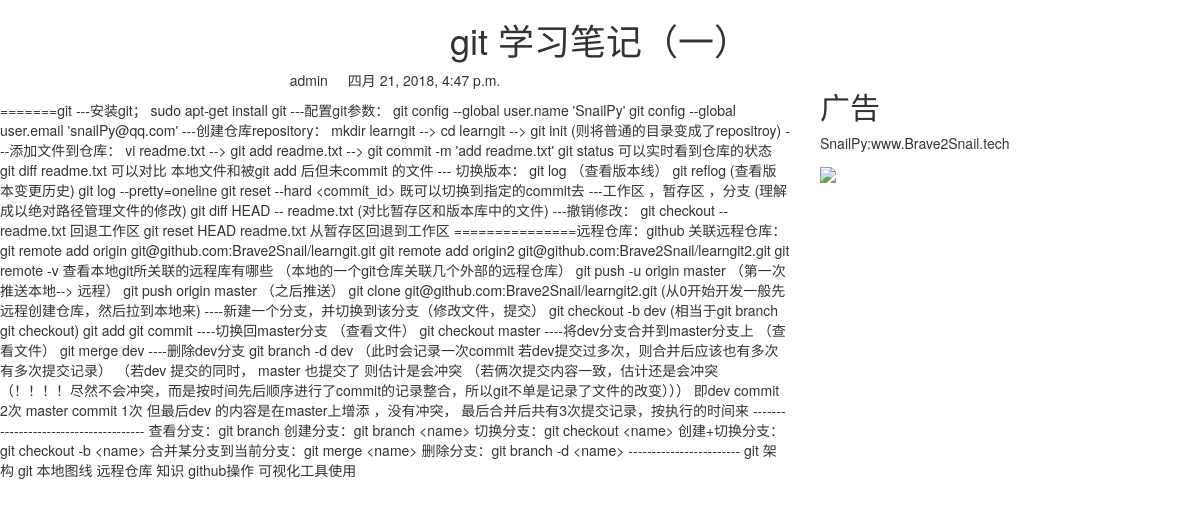
Page /blog/1/ on the committed database.
### blog/models.py (models this page shows, shortened)
class BlogArticles(models.Model):
	title = models.CharField(max_length=100)
	author = models.ForeignKey(User, related_name='blog_posts')
	body = models.TextField()
	publish = models.DateTimeField(default=timezone.now)
	class Meta:
		ordering = ('-publish',)

### blog/views.py (the view)
# urls.py: url(r'(?P<article_id>\d)/$', views.blog_article, name='blog_detail'),
def blog_article(request, article_id):
	article = get_object_or_404(BlogArticles, id=article_id)
	return render(request, 'blog/content.html', {'article':article})

### templates/blog/content.html (shortened to what this page needs)
{% extends 'base.html' %}
{% block content %}
<div class='row text-center vertical-middle-sm'>
	<h1>{{ article.title }}</h1>
</div>
<div class='row'>
	<div class='col-xs-6 col-md-8'>
		<p class='text-center'><span>{{ article.author.username }}</span><span style='margin-left:20px'>{{ article.publish }}</span></p>
	<div>{{ article.body }}</div>
	</div>
	<div class='col-xs-6 col-md-4'>
       <h2>广告</h2>
       <p>SnailPy:www.Brave2Snail.tech</p>
       <img width='200px' src='http://cimage.tianjimedia.com/uploadImages/20160221155452786.jpg'>
    </div>
</div>
{% endblock %}

### templates/base.html (shortened to what this page needs)
<!DOCTYPE html>
<html lang='zh-cn'>
<head>
	<link rel='stylesheet' href='http://necolas.github.io/normalize.css/'>
	<link rel='stylesheet' href='https://cdn.bootcss.com/bootstrap/3.3.7/css/bootstrap.min.css'>
</head>
<body>
	<div>
		{% block content %}
		{% endblock %}
	</div>

### rows in the picture
BlogArticles: title "git 学习笔记（一）", author.username "admin", publish "四月 21, 2018, 4:47 p.m.", body "=======git ---安装git； sudo apt-get install git ---配置git参数： git config --global user.name 'SnailPy' git config --global user.email 'snailPy@qq.com' ---创建仓库repository： mkdir learngit --> cd learngit --> git init (则将普通的目录变成了repositroy) ---添加文件到仓库： vi readme.txt --> git add readme.txt --> git commit -m 'add readme.txt' git status 可以实时看到仓库的状态 git diff readme.txt 可以对比 本地文件和被git add 后但未commit 的文件 --- 切换版本： git log （查看版本线） git reflog (查看版本变更历史) git log --pretty=oneline git reset --hard <commit_id> 既可以切换到指定的commit去 ---工作区 ，暂存区 ，分支 (理解成以绝对路径管理文件的修改) git diff HEAD -- readme.txt (对比暂存区和版本库中的文件) ---撤销修改： git checkout -- readme.txt 回退工作区 git reset HEAD readme.txt 从暂存区回退到工作区 ===============远程仓库：github…"
